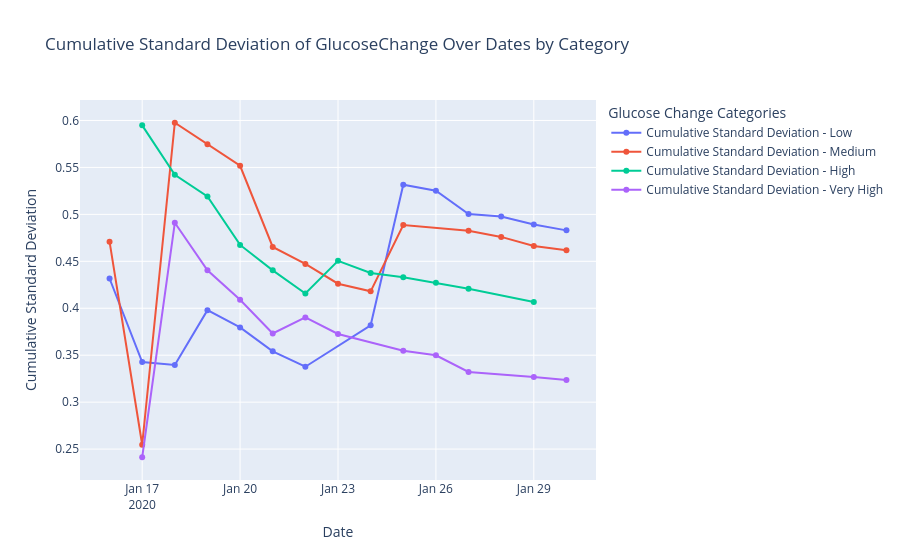

Here is the notebook cell this chart was saved with:
### Code cell
def plot_multiple_cumulative_std(data_dict):
    fig = go.Figure()
    
    for label, data in data_dict.items():
        unique_dates = sorted(data['Timestamp'].dt.date.unique())
        cumulative_std = []
        
        for i in range(len(unique_dates)):
            current_data = data[data['Timestamp'].dt.date <= unique_dates[i]]
            std = current_data['GlucoseChange'].std()
            cumulative_std.append(std)
        
        fig.add_trace(go.Scatter(
            x=unique_dates,
            y=cumulative_std,
            mode='lines+markers',
            name=f'Cumulative Standard Deviation - {label}'
        ))
    
    fig.update_layout(
        title="Cumulative Standard Deviation of GlucoseChange Over Dates by Category",
        xaxis_title="Date",
        yaxis_title="Cumulative Standard Deviation",
        legend_title="Glucose Change Categories"
    )
    
    fig.show()
data_dict = {
    "Low": actgluco_low,
    "Medium": actgluco_medium,
    "High": actgluco_high,
    "Very High": actgluco_very_high
}

plot_multiple_cumulative_std(data_dict)

### Figure 1 — Plotly figure (JSON) as saved in the notebook; plotly's stock layout.template omitted (floating-point values rounded to 4 significant figures)
{"data": [{"mode": "lines+markers", "name": "Cumulative Standard Deviation - Low", "type": "scatter", "x": ["2020-01-16", "2020-01-17", "2020-01-18", "2020-01-19", "2020-01-20", "2020-01-21", "2020-01-22", "2020-01-24", "2020-01-25", "2020-01-26", "2020-01-27", "2020-01-28", "2020-01-29", "2020-01-30"], "y": [0.4317, 0.3427, 0.3395, 0.398, 0.3796, 0.3542, 0.3377, 0.3818, 0.5316, 0.5251, 0.5004, 0.4977, 0.4892, 0.483]}, {"mode": "lines+markers", "name": "Cumulative Standard Deviation - Medium", "type": "scatter", "x": ["2020-01-16", "2020-01-17", "2020-01-18", "2020-01-19", "2020-01-20", "2020-01-21", "2020-01-22", "2020-01-23", "2020-01-24", "2020-01-25", "2020-01-27", "2020-01-28", "2020-01-29", "2020-01-30"], "y": [0.4709, 0.2547, 0.5976, 0.5746, 0.5518, 0.4653, 0.4472, 0.4262, 0.418, 0.4886, 0.4826, 0.476, 0.4663, 0.4618]}, {"mode": "lines+markers", "name": "Cumulative Standard Deviation - High", "type": "scatter", "x": ["2020-01-17", "2020-01-18", "2020-01-19", "2020-01-20", "2020-01-21", "2020-01-22", "2020-01-23", "2020-01-24", "2020-01-25", "2020-01-26", "2020-01-27", "2020-01-29"], "y": [0.5948, 0.5422, 0.5191, 0.4675, 0.4404, 0.4157, 0.4505, 0.4375, 0.433, 0.4271, 0.4207, 0.4066]}, {"mode": "lines+markers", "name": "Cumulative Standard Deviation - Very High", "type": "scatter", "x": ["2020-01-17", "2020-01-18", "2020-01-19", "2020-01-20", "2020-01-21", "2020-01-22", "2020-01-23", "2020-01-25", "2020-01-26", "2020-01-27", "2020-01-29", "2020-01-30"], "y": [0.2413, 0.4911, 0.4405, 0.409, 0.3731, 0.3902, 0.3726, 0.3547, 0.35, 0.3321, 0.3268, 0.3236]}], "layout": {"legend": {"title": {"text": "Glucose Change Categories"}}, "title": {"text": "Cumulative Standard Deviation of GlucoseChange Over Dates by Category"}, "xaxis": {"title": {"text": "Date"}}, "yaxis": {"title": {"text": "Cumulative Standard Deviation"}}}}
